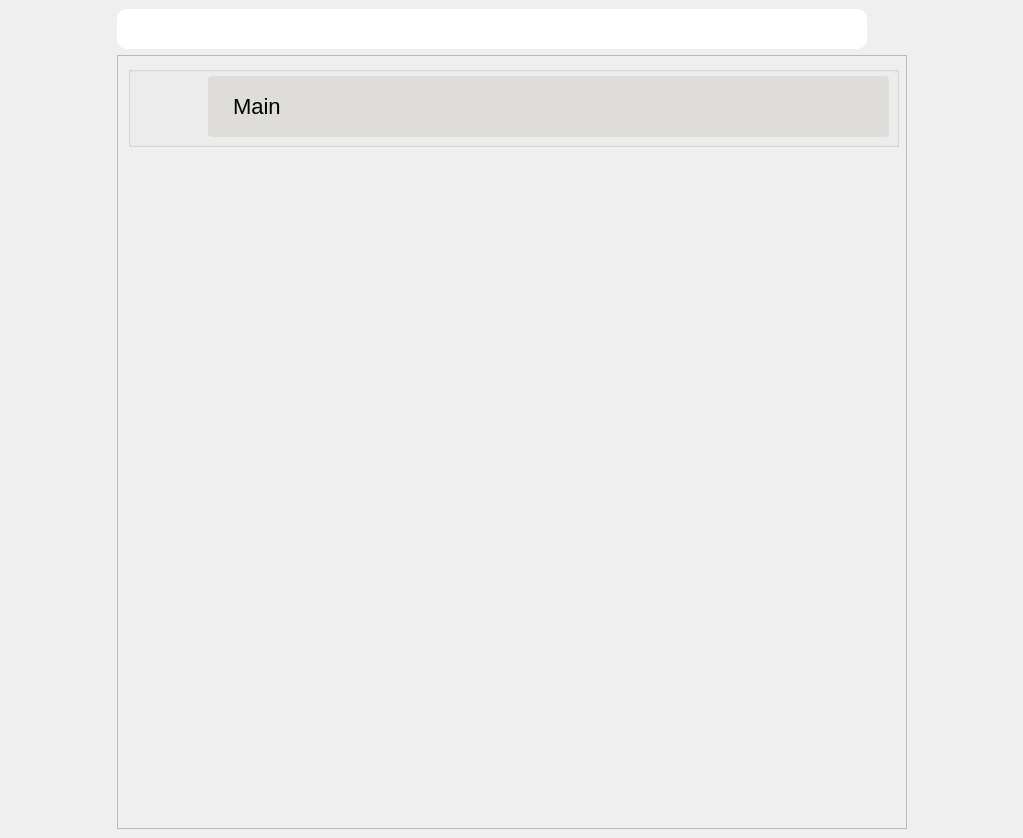
<?xml version="1.0" encoding="UTF-8"?>
<ui version="4.0">
 <class>MainWindow</class>
 <widget class="QMainWindow" name="MainWindow">
  <property name="geometry">
   <rect>
    <x>0</x>
    <y>0</y>
    <width>1023</width>
    <height>838</height>
   </rect>
  </property>
  <property name="windowTitle">
   <string>MainWindow</string>
  </property>
  <widget class="QWidget" name="centralwidget">
   <layout class="QGridLayout" name="gridLayout">
    <item row="0" column="0">
     <widget class="QPushButton" name="back_to_home_btn">
      <property name="minimumSize">
       <size>
        <width>40</width>
        <height>30</height>
       </size>
      </property>
      <property name="maximumSize">
       <size>
        <width>40</width>
        <height>30</height>
       </size>
      </property>
      <property name="styleSheet">
       <string notr="true"/>
      </property>
      <property name="text">
       <string/>
      </property>
      <property name="icon">
       <iconset resource="icons.qrc">
        <normaloff>:/icons/icons/icons8-back-50.png</normaloff>:/icons/icons/icons8-back-50.png</iconset>
      </property>
      <property name="iconSize">
       <size>
        <width>25</width>
        <height>25</height>
       </size>
      </property>
      <property name="flat">
       <bool>true</bool>
      </property>
     </widget>
    </item>
    <item row="0" column="1">
     <widget class="QLineEdit" name="search_lin">
      <property name="minimumSize">
       <size>
        <width>750</width>
        <height>40</height>
       </size>
      </property>
      <property name="maximumSize">
       <size>
        <width>750</width>
        <height>40</height>
       </size>
      </property>
      <property name="styleSheet">
       <string notr="true">border-radius:10% 10%;
padding:10px;
font-size:16px</string>
      </property>
      <property name="clearButtonEnabled">
       <bool>true</bool>
      </property>
     </widget>
    </item>
    <item row="0" column="2">
     <widget class="QPushButton" name="add_collection_btn">
      <property name="minimumSize">
       <size>
        <width>40</width>
        <height>30</height>
       </size>
      </property>
      <property name="maximumSize">
       <size>
        <width>40</width>
        <height>30</height>
       </size>
      </property>
      <property name="styleSheet">
       <string notr="true"/>
      </property>
      <property name="text">
       <string/>
      </property>
      <property name="icon">
       <iconset resource="icons.qrc">
        <normaloff>:/icons/icons/icons8-add-50.png</normaloff>:/icons/icons/icons8-add-50.png</iconset>
      </property>
      <property name="iconSize">
       <size>
        <width>30</width>
        <height>30</height>
       </size>
      </property>
      <property name="flat">
       <bool>true</bool>
      </property>
     </widget>
    </item>
    <item row="1" column="0">
     <spacer name="horizontalSpacer">
      <property name="orientation">
       <enum>Qt::Horizontal</enum>
      </property>
      <property name="sizeHint" stdset="0">
       <size>
        <width>100</width>
        <height>20</height>
       </size>
      </property>
     </spacer>
    </item>
    <item row="1" column="1" rowspan="2" colspan="2">
     <widget class="QScrollArea" name="scrollArea">
      <property name="minimumSize">
       <size>
        <width>790</width>
        <height>0</height>
       </size>
      </property>
      <property name="maximumSize">
       <size>
        <width>790</width>
        <height>16777215</height>
       </size>
      </property>
      <property name="widgetResizable">
       <bool>true</bool>
      </property>
      <widget class="QWidget" name="scrollAreaWidgetContents">
       <property name="geometry">
        <rect>
         <x>0</x>
         <y>0</y>
         <width>788</width>
         <height>772</height>
        </rect>
       </property>
       <widget class="QGroupBox" name="collection_groupbox">
        <property name="geometry">
         <rect>
          <x>10</x>
          <y>10</y>
          <width>771</width>
          <height>81</height>
         </rect>
        </property>
        <property name="title">
         <string/>
        </property>
        <widget class="QPushButton" name="collection_icon_lbl">
         <property name="enabled">
          <bool>true</bool>
         </property>
         <property name="geometry">
          <rect>
           <x>10</x>
           <y>10</y>
           <width>71</width>
           <height>61</height>
          </rect>
         </property>
         <property name="cursor">
          <cursorShape>ArrowCursor</cursorShape>
         </property>
         <property name="layoutDirection">
          <enum>Qt::LeftToRight</enum>
         </property>
         <property name="styleSheet">
          <string notr="true">background-color: rgb(222, 221, 218,0);
border-radius: 4% 4%;
padding:10px;
font-size:20px</string>
         </property>
         <property name="text">
          <string/>
         </property>
         <property name="icon">
          <iconset resource="icons.qrc">
           <normaloff>:/icons/icons/icons8-abc-48.png</normaloff>:/icons/icons/icons8-abc-48.png</iconset>
         </property>
         <property name="iconSize">
          <size>
           <width>40</width>
           <height>40</height>
          </size>
         </property>
         <property name="autoRepeat">
          <bool>false</bool>
         </property>
         <property name="autoExclusive">
          <bool>false</bool>
         </property>
         <property name="flat">
          <bool>true</bool>
         </property>
        </widget>
        <widget class="QLabel" name="collection_name_lbl">
         <property name="geometry">
          <rect>
           <x>80</x>
           <y>10</y>
           <width>681</width>
           <height>61</height>
          </rect>
         </property>
         <property name="cursor">
          <cursorShape>PointingHandCursor</cursorShape>
         </property>
         <property name="styleSheet">
          <string notr="true">
border-radius: 4% 4%;
padding:20px;
font-size:22px;
background-color: rgb(222, 221, 218);</string>
         </property>
         <property name="text">
          <string>Main</string>
         </property>
        </widget>
       </widget>
      </widget>
     </widget>
    </item>
    <item row="2" column="3">
     <spacer name="horizontalSpacer_2">
      <property name="orientation">
       <enum>Qt::Horizontal</enum>
      </property>
      <property name="sizeHint" stdset="0">
       <size>
        <width>91</width>
        <height>20</height>
       </size>
      </property>
     </spacer>
    </item>
   </layout>
  </widget>
 </widget>
 <resources>
  <include location="icons.qrc"/>
 </resources>
 <connections/>
</ui>
